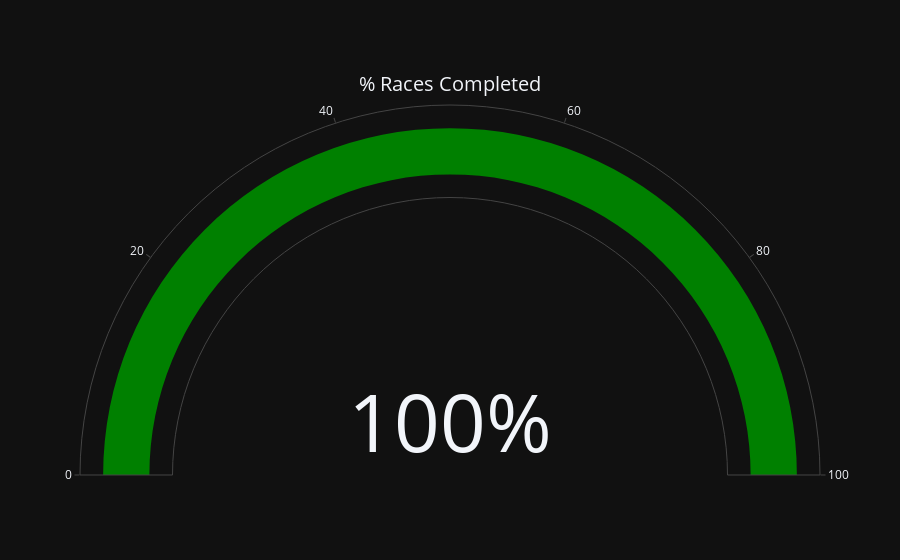

The cell this chart's notebook holds for it:
### Markdown cell above
# GAUGE

### Code cell


### Figure 1 — Plotly figure (JSON) as saved in the notebook; plotly's stock layout.template omitted (floating-point values rounded to 4 significant figures)
{"data": [{"domain": {"x": [0, 1], "y": [0, 1]}, "gauge": {"axis": {"range": [0, 100]}}, "mode": "gauge+number", "number": {"suffix": "%"}, "title": {"text": "% Races Completed"}, "type": "indicator", "value": 100}], "layout": {}}
